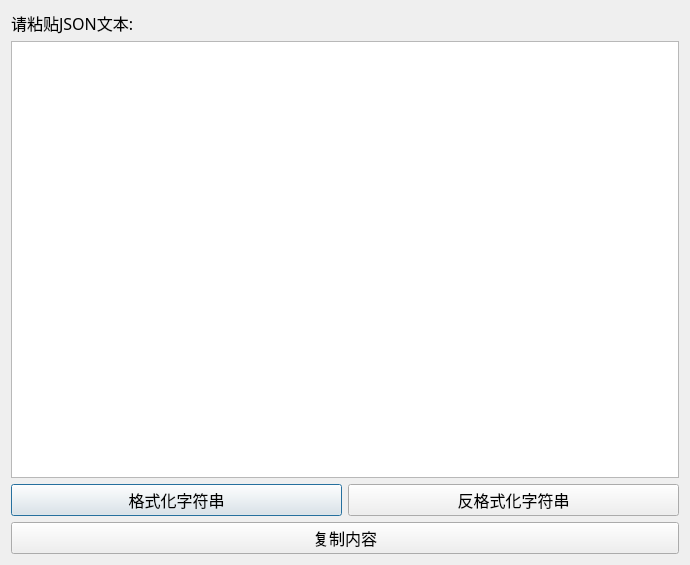
<?xml version="1.0" encoding="UTF-8"?>
<ui version="4.0">
    <class>Json</class>
    <widget class="QDialog" name="Json">
        <property name="geometry">
            <rect>
                <x>0</x>
                <y>0</y>
                <width>690</width>
                <height>565</height>
            </rect>
        </property>
        <property name="windowTitle">
            <string>Json格式化</string>
        </property>
        <layout class="QVBoxLayout" name="verticalLayout">
            <item>
                <widget class="QLabel" name="label">
                    <property name="font">
                        <font>
                            <family>微软雅黑</family>
                            <pointsize>12</pointsize>
                        </font>
                    </property>
                    <property name="text">
                        <string>请粘贴JSON文本:</string>
                    </property>
                </widget>
            </item>
            <item>
                <widget class="QTextEdit" name="textEdit"/>
            </item>
            <item>
                <layout class="QHBoxLayout" name="horizontalLayout">
                    <item>
                        <widget class="QPushButton" name="pushButton">
                            <property name="font">
                                <font>
                                    <family>AcadEref</family>
                                    <pointsize>12</pointsize>
                                </font>
                            </property>
                            <property name="text">
                                <string>格式化字符串</string>
                            </property>
                        </widget>
                    </item>
                    <item>
                        <widget class="QPushButton" name="pushButton_2">
                            <property name="font">
                                <font>
                                    <family>AcadEref</family>
                                    <pointsize>12</pointsize>
                                </font>
                            </property>
                            <property name="text">
                                <string>反格式化字符串</string>
                            </property>
                        </widget>
                    </item>
                </layout>
            </item>
            <item>
                <widget class="QPushButton" name="pushButton_3">
                    <property name="font">
                        <font>
                            <family>AcadEref</family>
                            <pointsize>12</pointsize>
                        </font>
                    </property>
                    <property name="text">
                        <string>复制内容</string>
                    </property>
                </widget>
            </item>
        </layout>
    </widget>
    <resources/>
    <connections/>
</ui>
